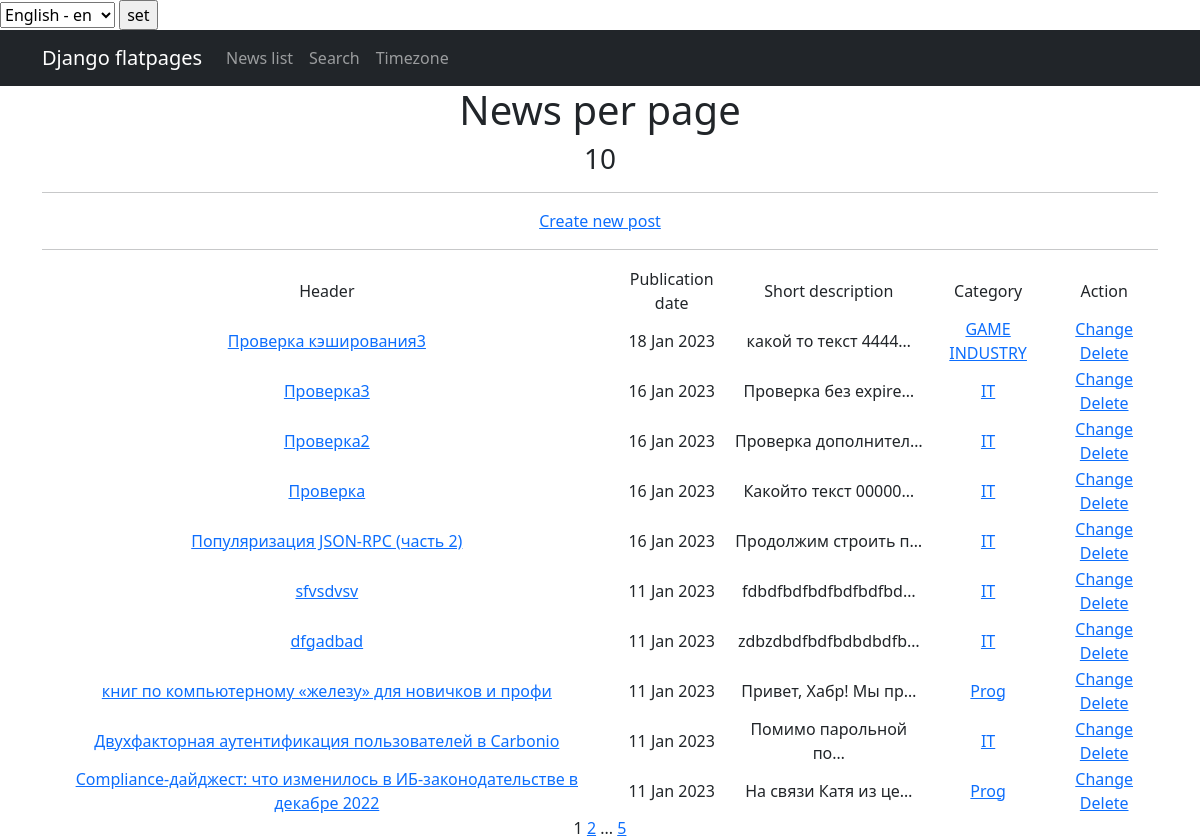
The app's page /news/ (signed in), older data.
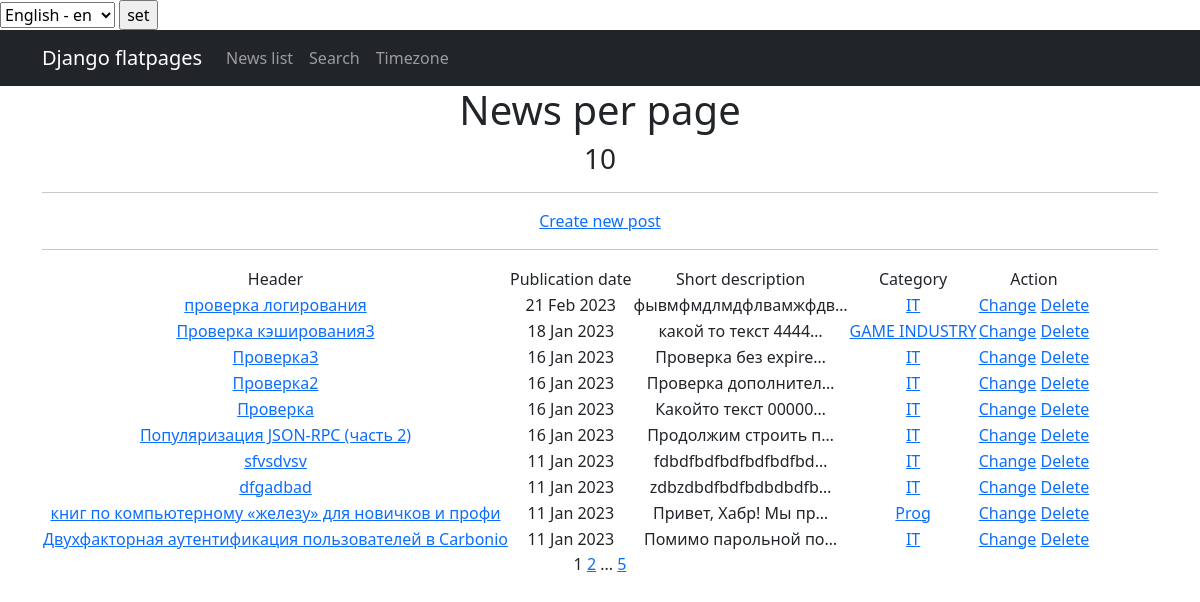
The same page, newer data.
### news/models.py (models this page shows, shortened)
class Post (models.Model):
    author = models.ForeignKey(Author, on_delete=models.CASCADE)
    NEWS = 'NW'
    PAPER = 'PR'
    CATEGORY_CHOICES = (
        (NEWS, 'Новость'),
        (PAPER, 'Статья'),
    )
    choices = models.CharField(
        max_length=2, choices=CATEGORY_CHOICES, default=NEWS
    )
    datatime_of_creation = models.DateTimeField(auto_now_add=True)
    category = models.ManyToManyField(Category, through='PostCategory')
    heading = models.CharField(max_length=128)
    text = models.TextField()
    rating = models.IntegerField(default=0)

class Category(models.Model):
    name_category = models.CharField(max_length=64, unique=True, help_text=_('category name'))
    subscribers = models.ManyToManyField(User, related_name='categories')
    def __str__(self):
        return f'{self.name_category}'

### news/views.py (the view)
class PostList(ListView):
    model = Post
    ordering = '-datatime_of_creation'
    template_name = 'posts.html'
    context_object_name = 'posts'
    paginate_by = 10
    def get_context_data(self, **kwargs):
        context = super().get_context_data(**kwargs)
        user = self.request.user
        limit = settings.DAILY_POST_LIMIT
        today = datetime.datetime.now()
        limit_period = today - datetime.timedelta(days=1)
        posts_count_in_limit_period = Post.objects.filter(
            datatime_of_creation__gte=limit_period,
            author__authorUser=user,
        ).count()
        context['posts_in_limit_period'] = limit <= posts_count_in_limit_period
        return context

### news/templatetags/custom_filters.py (called while the page is built)
@register.filter()
def censor(value):
    filthy_list = ['редиска', 'ещеплохоеслово']
    if not isinstance(value, str):
        raise TypeError(f'unresolved type {type(value)}, expected type "str"')
    words = value.split()
    for word in words:
        if word in filthy_list:
            value = value.replace(word, f'{word[0]}{"*" * (len(word) - 1)}')
            return value
    return value

### news/templatetags/custom_tags.py (called while the page is built)
@register.simple_tag(takes_context=True)
def url_replace(context, **kwargs):
    d = context['request'].GET.copy()
    for k, v in kwargs.items():
        d[k] = v
    return d.urlencode()

### templates/posts.html (shortened to what this page needs)
{% extends 'flatpages/default.html' %}
{% load i18n %}
{% load custom_filters %}
{% load custom_tags %}
{% block content %}
   <h1>{% trans 'News per page' %}</h1>
{% load cache%}
    {% cache 30 posts %}
        <h3>{{ posts|length }}</h3>
    {% endcache %}
<hr>
{% if perms.news.add_post %}
    {% if posts_in_limit_period %}
        {% trans 'Daily post limit exceeded!' %}
    {% else %}
        <a href="{% url 'post_create'  %}"> {% trans 'Create new post' %}</a>
        <hr>
    {% endif %}
{% endif %}
{% if posts %}
       <table>
           <tr>
               <td>{% trans 'Header' %}</td>
               <td>{% trans 'Publication date' %}</td>
               <td>{% trans 'Short description' %}</td>
               <td>{% trans 'Category' %}</td>
               <td>{% if perms.news.change_post or perms.news.delete_post %}
                     {% trans 'Action' %}
                   {% endif %}
               </td>
           </tr>
           {% for post in posts %}
           <tr>
               <td> <a href="{% url 'post' pk=post.id %}">
                   {{ post.heading|censor }}
              </a>
               </td>
               <td>{{ post.datatime_of_creation|date:'d M Y' }}</td>
               <td>{{ post.text|truncatechars:20|censor }}</td>
               <td>
                   {% for category in post.category.all %}
                   <a href="{% url 'category_list' pk=category.id %}"> {{ category }} </a>
                   {% endfor %}
               </td>
               <td>
                        {% if perms.news.change_post %}
                            <a href="{% url 'post_update' pk=post.id %}"> {% trans 'Change' %}</a>
                        {% endif %}
                        {% if perms.news.delete_post %}
                            <a href="{% url 'post_delete' pk=post.id %}"> {% trans 'Delete' %}</a>
                        {% endif %}
               </td>
           </tr>
           {% endfor %}
       </table>
   {% else %}
       <h2>{% trans 'News not find!' %}</h2>
   {% endif %}
   {{ page_obj.number }}
   {% if page_obj.has_next %}
       <a href="?{% url_replace page=page_obj.next_page_number %}">{{ page_obj.next_page_number }}</a>
       {% if paginator.num_pages != page_obj.next_page_number %}
           ...
           <a href="?{% url_replace page=page_obj.paginator.num_pages %}">{{ page_obj.paginator.num_pages }}</a>
       {% endif %}
   {% endif %}
{% endblock content %}

Row changes from the older to the newer data that the page shows:
no longer on this page (row unchanged): Post: heading|censor "Compliance-дайджест: что изменилось в ИБ-законодательстве в декабре 2022", datatime_of_creation "11 Jan 2023", text|censor "На связи Катя из це…", Category (name_category "Prog")
added Post: heading|censor "проверка логирования", datatime_of_creation "21 Feb 2023", text|censor "фывмфмдлмдфлвамжфдв…", Category (name_category "IT")
